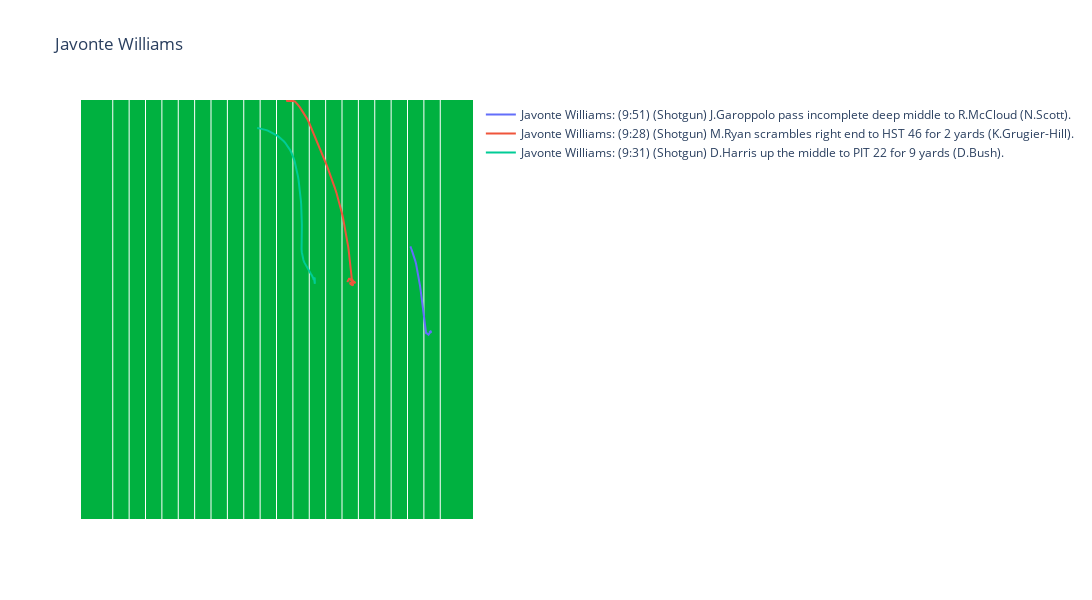

Here is the notebook cell this chart was saved with:
### Code cell
plot_player_routes(player_routes[53464], PLAYS_DF).show()

### Figure 1 — Plotly figure (JSON) as saved in the notebook; plotly's stock layout.template omitted (floating-point values rounded to 4 significant figures; data arrays with more than 128 entries replaced by an {"elided": "..."} marker saying what was removed)
{"data": [{"mode": "lines", "name": "Javonte Williams: (9:51) (Shotgun) J.Garoppolo pass incomplete deep middle to R.McCloud (N.Scott).", "type": "scatter", "x": {"elided": "150 float values"}, "y": {"elided": "150 float values"}}, {"mode": "lines", "name": "Javonte Williams: (9:28) (Shotgun) M.Ryan scrambles right end to HST 46 for 2 yards (K.Grugier-Hill).", "type": "scatter", "x": {"elided": "259 float values"}, "y": {"elided": "259 float values"}}, {"mode": "lines", "name": "Javonte Williams: (9:31) (Shotgun) D.Harris up the middle to PIT 22 for 9 yards (D.Bush).", "type": "scatter", "x": {"elided": "189 float values"}, "y": {"elided": "189 float values"}}], "layout": {"autosize": false, "height": 600, "plot_bgcolor": "#00B140", "title": {"text": "Javonte Williams"}, "width": 1200, "xaxis": {"autorange": false, "range": [0, 120], "showticklabels": false, "tickmode": "array", "tickvals": [10, 15, 20, 25, 30, 35, 40, 45, 50, 55, 60, 65, 70, 75, 80, 85, 90, 95, 100, 105, 110]}, "yaxis": {"autorange": false, "range": [0, 53.3], "showgrid": false, "showticklabels": false}}}
